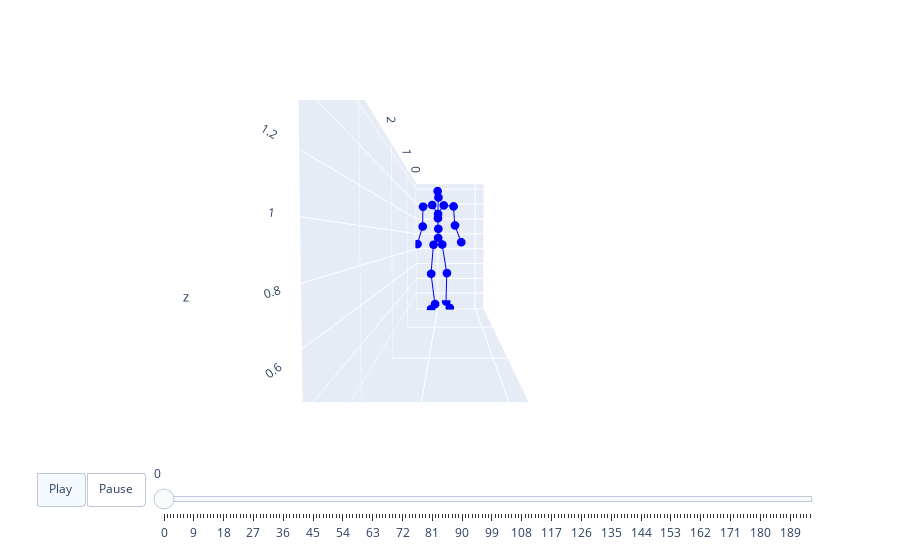

Source (notebook cell):
### Code cell
from exit.utils import animate3d, t2m_bone
animate3d(cur_motion[5].permute(2,0,1).cpu().detach().numpy(), BONE_LINK=t2m_bone, first_total_standard=63, axis_visible=True)
